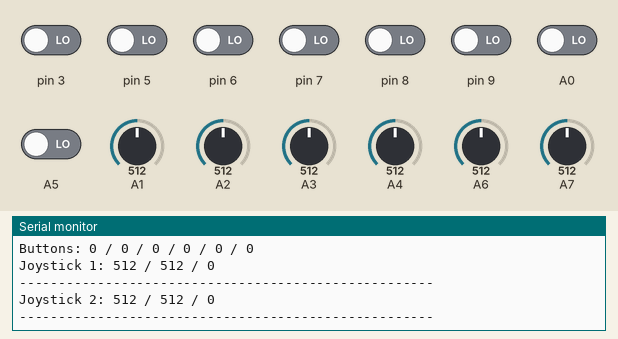
This sketch was run on a simulated Arduino Nano, built with avr-gcc and run on an emulated ATmega328P. Shown: the last lines printed to the serial monitor. The test bench sets the inputs (shaded band); at power-on: A0, A5, pin 3, pin 5–9 LOW, A4 = 512, A6 = 512, A1 = 512, A2 = 512, A3 = 512, A7 = 512.

Above: at 6.3 s.
6.4 s: A4 set to 109
At 7.0 s:
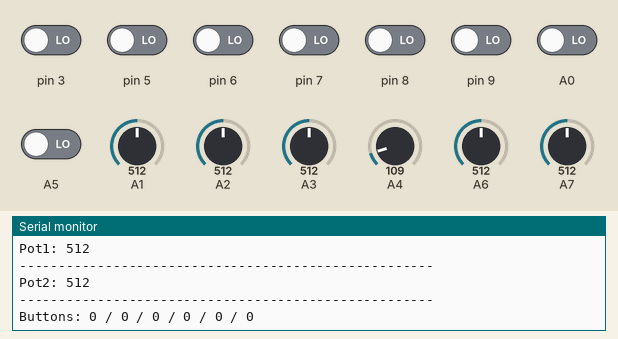
7.9 s: A4 set to 92
At 9.1 s:
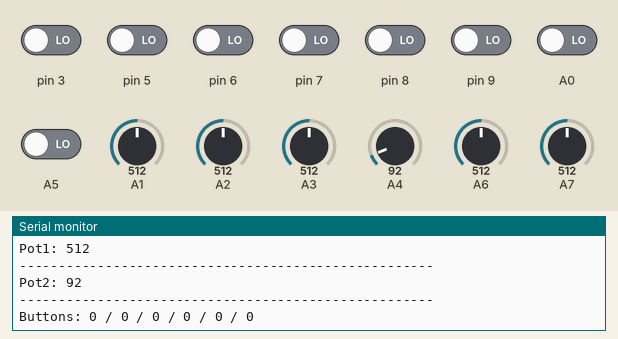
9.4 s: A6 set to 104
13.5 s: A6 set to 89
Timing chart, 0 to 16.0 s (numbered marks = the images above; inputs shaded):
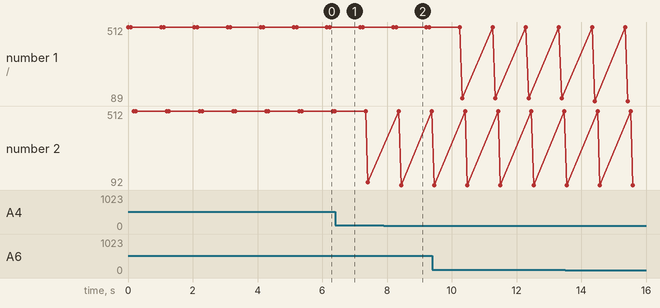

The sketch:

sketch_aug07c.ino
```cpp
void setup()
{
  Serial.begin(9600);
}

void loop()
{
  bool j1b = digitalRead(A0);
  int j1x = analogRead(A1);
  int j1y = analogRead(A2);
  int pot1 = analogRead(A3);
  int pot2 = analogRead(A4);
  bool j2b = digitalRead(A5);
  int j2y = analogRead(A6);
  int j2x = analogRead(A7);

  bool b1 = digitalRead(3);
  bool b2 = digitalRead(5);
  bool b3 = digitalRead(6);
  bool b4 = digitalRead(7);
  bool b5 = digitalRead(8);
  bool b6 = digitalRead(9);

  Serial.print("Joystick 1: ");
  Serial.print(j1x);
  Serial.print(" / ");
  Serial.print(j1y);
  Serial.print(" / ");
  Serial.println(j1b);

  Serial.println("-----------------------------------------------------");

  Serial.print("Joystick 2: ");
  Serial.print(j2x);
  Serial.print(" / ");
  Serial.print(j2y);
  Serial.print(" / ");
  Serial.println(j2b);

  Serial.println("-----------------------------------------------------");

  Serial.print("Pot1: ");
  Serial.println(pot1);

  Serial.println("-----------------------------------------------------");

  Serial.print("Pot2: ");
  Serial.println(pot2);

  Serial.println("-----------------------------------------------------");

  Serial.print("Buttons: ");
  Serial.print(b1);
  Serial.print(" / ");
  Serial.print(b2);
  Serial.print(" / ");
  Serial.print(b3);
  Serial.print(" / ");
  Serial.print(b4);
  Serial.print(" / ");
  Serial.print(b5);
  Serial.print(" / ");
  Serial.println(b6);

  delay(750);


}
```

Measured:
- after the input at 7.9 s, the serial monitor: prints a new line after 0.53 s (image 2)
- plotted number 1: 512 → 104 after the input at 9.4 s, 104 → 89 after the input at 13.5 s
- plotted number 2: 512 → 109 after the input at 6.4 s
